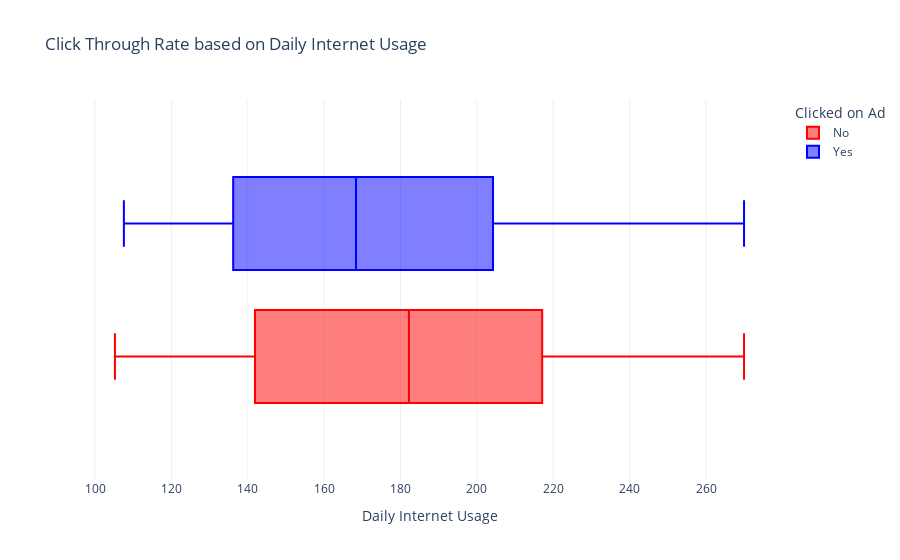

The notebook cell saved with this chart:
### Code cell
fig = px.box(data, 
             x="Daily Internet Usage",  
             color="Clicked on Ad", 
             title="Click Through Rate based on Daily Internet Usage", 
             color_discrete_map={'Yes':'blue',
                                 'No':'red'})
fig.update_traces(quartilemethod="exclusive")
fig.show()

### Figure 1 — Plotly figure (JSON) as saved in the notebook; plotly's stock layout.template omitted (floating-point values rounded to 4 significant figures; data arrays with more than 128 entries replaced by an {"elided": "..."} marker saying what was removed)
{"data": [{"alignmentgroup": "True", "hovertemplate": "Clicked on Ad=No<br>Daily Internet Usage=%{x}<extra></extra>", "legendgroup": "No", "marker": {"color": "red"}, "name": "No", "notched": false, "offsetgroup": "No", "orientation": "h", "quartilemethod": "exclusive", "showlegend": true, "type": "box", "x": {"elided": "5083 float values"}, "x0": " ", "xaxis": "x", "y0": " ", "yaxis": "y"}, {"alignmentgroup": "True", "hovertemplate": "Clicked on Ad=Yes<br>Daily Internet Usage=%{x}<extra></extra>", "legendgroup": "Yes", "marker": {"color": "blue"}, "name": "Yes", "notched": false, "offsetgroup": "Yes", "orientation": "h", "quartilemethod": "exclusive", "showlegend": true, "type": "box", "x": {"elided": "4917 float values"}, "x0": " ", "xaxis": "x", "y0": " ", "yaxis": "y"}], "layout": {"boxmode": "group", "legend": {"title": {"text": "Clicked on Ad"}, "tracegroupgap": 0}, "title": {"text": "Click Through Rate based on Daily Internet Usage"}, "xaxis": {"anchor": "y", "domain": [0, 1], "title": {"text": "Daily Internet Usage"}}, "yaxis": {"anchor": "x", "domain": [0, 1]}}}
